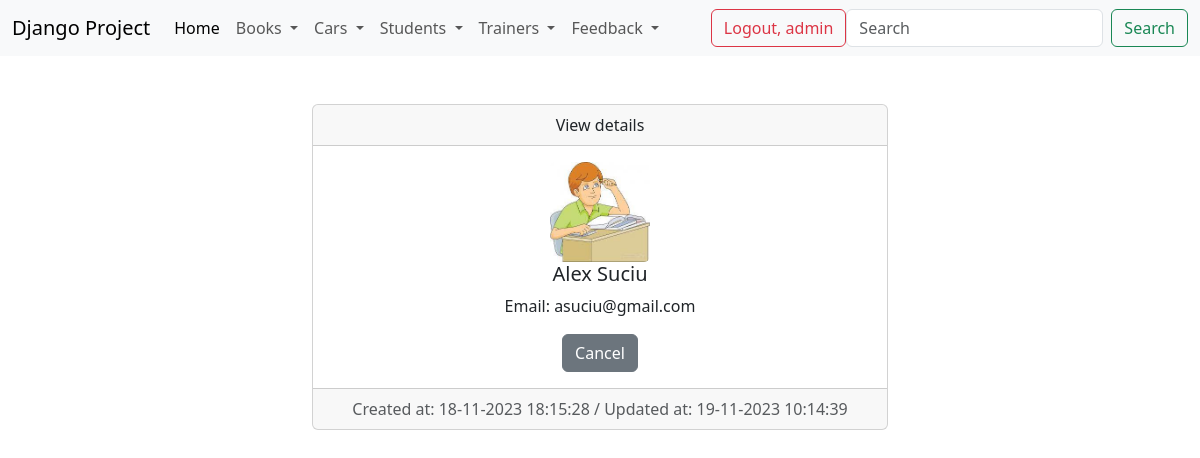
Screenshot of /details_student/6/ (signed in) with the database file from the repository.
### student/models.py (models this page shows)
class Student(models.Model):
    gender_options = (
        ('male', 'Male'),
        ('female', 'Female')
    )
    first_name = models.CharField(max_length=30)
    last_name = models.CharField(max_length=30)
    age = models.IntegerField()
    email = models.EmailField(max_length=50)
    description = models.TextField(max_length=500)
    start_date = models.DateField()
    end_date = models.DateField()
    active = models.BooleanField(default=True)
    gender = models.CharField(choices=gender_options, max_length=6)
    trainer = models.ForeignKey(Trainer, on_delete=models.CASCADE, null=True)
    created_at = models.DateTimeField(auto_now_add=True)
    updated_at = models.DateTimeField(auto_now=True)
    profile = models.ImageField(upload_to='profiles/', null=True, blank=True)
    def __str__(self):
        return f'{self.first_name} {self.last_name}'

### student/views.py (the view)
# urls.py: path('details_student/<int:pk>/', views.StudentDetailView.as_view(), name='details-student')
class StudentDetailView(LoginRequiredMixin, DetailView):
    template_name = 'student/details_student.html'
    model = Student

### templates/student/details_student.html (shortened to what this page needs)
{% extends 'base.html' %}
{% load static %}
{% block content %}
    <div class="container-fluid">
        <div class="row">
            <div class="col-md-6 offset-md-3">
                <br><br>
                <div class="card text-center">
                    <div class="card-header">
                        View details
                    </div>
                    <div class="card-body">
                        {% if student.profile %}
                            <img src="{{ student.profile.url }}" class="rounded" width="100" height="100"
                                 alt="Profile pic">
                        {% else %}
                            <img src="{% static 'images/default_student_img.png' %}" class="rounded" width="100"
                                 height="100" alt="Profile pic">
                        {% endif %}
                        <h5 class="card-title">{{ student }}</h5>
                        <p class="card-text">Email: {{ student.email }}</p>
                        <a href="{% url 'list-of-students' %}" class="btn btn-secondary">Cancel</a>
                    </div>
                    <div class="card-footer text-body-secondary">
                        Created at: {{ student.created_at|date:'d-m-Y H:i:s' }} / Updated
                        at: {{ student.updated_at|date:"d-m-Y H:i:s" }}
                    </div>
                </div>
            </div>
        </div>
    </div>
{% endblock %}

### templates/navbar.html (shortened to what this page needs)
<nav class="navbar navbar-expand-lg bg-body-tertiary">
    <div class="container-fluid">
        <a class="navbar-brand" href="#">Django Project</a>
        <div class="collapse navbar-collapse" id="navbarSupportedContent">
            <ul class="navbar-nav me-auto mb-2 mb-lg-0">
                <li class="nav-item">
                    <a class="nav-link active" aria-current="page" href="{% url 'home' %}">Home</a>
                </li>
                {% if user.is_authenticated %}
                    <li class="nav-item dropdown">
                        <a class="nav-link dropdown-toggle" href="#" role="button" data-bs-toggle="dropdown"
                           aria-expanded="false">
                            Books
                        </a>
                    </li>
                    <li class="nav-item dropdown">
                        <a class="nav-link dropdown-toggle" href="#" role="button" data-bs-toggle="dropdown"
                           aria-expanded="false">
                            Cars
                        </a>
                    </li>
                    <li class="nav-item dropdown">
                        <a class="nav-link dropdown-toggle" href="#" role="button" data-bs-toggle="dropdown"
                           aria-expanded="false">
                            Students
                        </a>
                    </li>
                    <li class="nav-item dropdown">
                        <a class="nav-link dropdown-toggle" href="#" role="button" data-bs-toggle="dropdown"
                           aria-expanded="false">
                            Trainers
                        </a>
                    </li>
                    <li class="nav-item dropdown">
                        <a class="nav-link dropdown-toggle" href="#" role="button" data-bs-toggle="dropdown"
                           aria-expanded="false">
                            Feedback
                        </a>
                    </li>
                {% endif %}
            </ul>
            {% if user.is_authenticated %}
                <div>
                    <a href="{% url 'logout' %}" class="btn btn-outline-danger">Logout, {{ user.username }}</a>
                </div>
            {% else %}
                <div>
                    <a href="{% url 'login' %}" class="btn btn-outline-success">Login</a>
                    <a href="{% url 'signup' %}" class="btn btn-outline-secondary">Sign Up</a>
                </div>
            {% endif %}
            <form class="d-flex" role="search">
                <input class="form-control me-2" type="search" placeholder="Search" aria-label="Search">
                <button class="btn btn-outline-success" type="submit">Search</button>
            </form>
        </div>
    </div>
</nav>

### rows the page displays
Student: first_name+last_name "Alex Suciu", email "asuciu@gmail.com", created_at "18-11-2023 18:15:28", updated_at "19-11-2023 10:14:39"

### other values shown
{{ user.username }} "admin"
